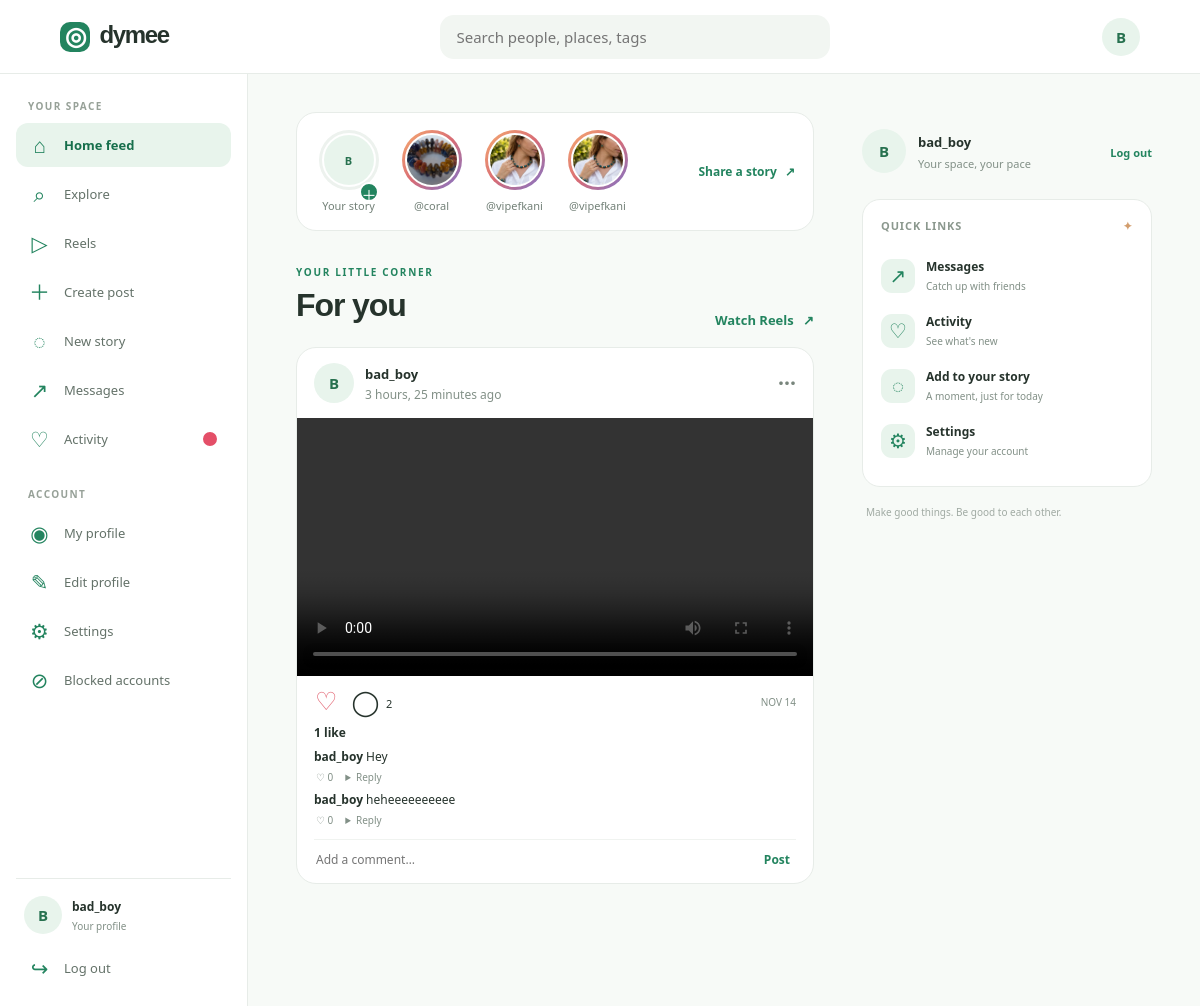
The page / (signed in) on the database its author committed.
### social/models.py (models this page shows, shortened)
class Story(models.Model):
    author = models.ForeignKey(
        settings.AUTH_USER_MODEL, on_delete=models.CASCADE, related_name='stories'
    )
    media = models.FileField(upload_to='stories/')
    media_type = models.CharField(max_length=8, choices=Post.MediaType.choices, default='image')
    caption = models.CharField(max_length=500, blank=True)
    created_at = models.DateTimeField(auto_now_add=True)
    expires_at = models.DateTimeField(default=story_expiry, db_index=True)
    class Meta:
        ordering = ('-created_at',)

class Profile(models.Model):
    user = models.OneToOneField(
        settings.AUTH_USER_MODEL, on_delete=models.CASCADE, related_name='profile'
    )
    avatar = models.ImageField(upload_to='avatars/', blank=True)
    bio = models.CharField(max_length=160, blank=True)
    website = models.URLField(blank=True)
    created_at = models.DateTimeField(auto_now_add=True)

class Post(models.Model):
    class MediaType(models.TextChoices):
        IMAGE = 'image', 'Photo'
        VIDEO = 'video', 'Video'
    class MediaFilter(models.TextChoices):
        ORIGINAL = 'original', 'Original'
        WARM = 'warm', 'Warm'
        SOFT = 'soft', 'Soft'
        MONO = 'mono', 'Mono'
        BRIGHT = 'bright', 'Bright'
    author = models.ForeignKey(
        settings.AUTH_USER_MODEL, on_delete=models.CASCADE, related_name='posts'
    )
    media = models.FileField(upload_to='posts/')
    media_type = models.CharField(max_length=8, choices=MediaType.choices, default=MediaType.IMAGE)
    media_filter = models.CharField(
        max_length=8, choices=MediaFilter.choices, default=MediaFilter.ORIGINAL
    )
    caption = models.CharField(max_length=2200, blank=True)
    location = models.CharField(max_length=120, blank=True)
    created_at = models.DateTimeField(auto_now_add=True)
    class Meta:
        ordering = ('-created_at',)
    @property
    def like_count(self):
        return self.likes.count()
    @property
    def comment_count(self):
        return self.comments.count()
    @property
    def top_level_comments(self):
        return self.comments.filter(parent__isnull=True).select_related('author')[:3]

class Comment(models.Model):
    post = models.ForeignKey(Post, on_delete=models.CASCADE, related_name='comments')
    author = models.ForeignKey(
        settings.AUTH_USER_MODEL, on_delete=models.CASCADE, related_name='comments'
    )
    parent = models.ForeignKey(
        'self', on_delete=models.CASCADE, related_name='replies', null=True, blank=True
    )
    body = models.CharField(max_length=1000)
    created_at = models.DateTimeField(auto_now_add=True)
    class Meta:
        ordering = ('created_at',)

### social/views.py (the view)
# urls.py: path('', views.feed, name='feed'),
@login_required
def feed(request):
    followed_ids = Follow.objects.filter(follower=request.user).values_list('followed_id', flat=True)
    hidden_ids = hidden_user_ids(request.user)
    posts = Post.objects.filter(Q(author__in=followed_ids) | Q(author=request.user))
    posts = with_like_state(
        posts.exclude(author_id__in=hidden_ids).select_related('author'),
        request.user,
    )
    latest_post_id = posts.aggregate(latest=Max('pk'))['latest'] or 0
    stories = Story.objects.filter(
        author__in=list(followed_ids) + [request.user.pk],
        expires_at__gt=timezone.now(),
    ).exclude(author_id__in=hidden_ids).select_related('author')
    page_obj = Paginator(posts, 8).get_page(request.GET.get('page'))
    return render(
        request, 'social/feed.html',
        {'posts': page_obj, 'page_obj': page_obj, 'stories': stories,
         'hidden_ids': hidden_ids, 'latest_post_id': latest_post_id},
    )

### social/context_processors.py (called while the page is built)
def deployment_settings(_request):
    return {
        'CALLS_WEBSOCKET_URL': settings.CALLS_WEBSOCKET_URL,
        'BLOB_UPLOAD_ENABLED': settings.BLOB_UPLOAD_ENABLED,
    }

### social/views.py (called while the page is built)
def blocked_user_ids(user):
    return Block.objects.filter(Q(blocker=user) | Q(blocked=user)).values_list(
        'blocker_id', 'blocked_id'
    )

def hidden_user_ids(user):
    pairs = blocked_user_ids(user)
    return {user_id for pair in pairs for user_id in pair if user_id != user.pk}

def with_like_state(posts, user):
    return posts.annotate(
        is_liked=Exists(Like.objects.filter(post_id=OuterRef('pk'), user=user))
    )

### social/templates/social/feed.html (shortened to what this page needs)
{% extends 'social/base.html' %}
{% load static %}
{% block content %}
<div class="content-grid">
  <section class="feed-column">
    <div class="stories-panel">
      <div class="story-bubble">
        <a href="{% url 'create_story' %}" class="story-ring own-story">
          <span class="avatar">{% if request.user.profile.avatar %}<img src="{{ request.user.profile.avatar.url }}" alt="">
          {% else %}{{ request.user.username|slice:":1"|upper }}{% endif %}</span><i>＋</i>
        </a><span>Your story</span>
      </div>
      {% for story in stories %}
        {% if story.author_id != request.user.id %}
        <a class="story-bubble" href="{% url 'story_detail' story.id %}">
          <span class="story-ring"><span class="avatar">{% if story.author.profile.avatar %}<img src="{{ story.author.profile.avatar.url }}" alt="">
          {% else %}{{ story.author.username|slice:":1"|upper }}{% endif %}</span></span>
          <span>@{{ story.author.username }}</span>
        </a>
        {% endif %}
      {% endfor %}
      <a class="story-add-link" href="{% url 'create_story' %}">Share a story <span>↗</span></a>
    </div>
    <div class="feed-heading"><div><p class="eyebrow">YOUR LITTLE CORNER</p><h1>For you</h1></div><a class="text-link" href="{% url 'reels' %}">Watch Reels <span>↗</span></a></div>
    <div id="feed-cards" data-feed-updates="{% url 'feed_updates' %}" data-last-post-id="{{ latest_post_id }}">
      {% for post in posts %}
        {% include 'social/_post.html' with post=post %}
      {% empty %}
        <section class="empty-state"><span class="empty-icon">✳</span><h2>Your feed starts here</h2><p>Follow a few people or explore the community to find something that makes you smile.</p><a class="button primary" href="{% url 'explore' %}">Find your people</a></section>
      {% endfor %}
    </div>
  </section>
  <aside class="right-rail">
    <div class="rail-user">
      <a class="avatar" href="{% url 'profile' request.user.username %}">{% if request.user.profile.avatar %}<img src="{{ request.user.profile.avatar.url }}" alt="">
      {% else %}{{ request.user.username|slice:":1"|upper }}{% endif %}</a>
      <div><a href="{% url 'profile' request.user.username %}"><strong>{{ request.user.username }}</strong></a><span>Your space, your pace</span></div>
      <form action="{% url 'logout' %}" method="post">{% csrf_token %}<button class="quiet-button" type="submit">Log out</button></form>
    </div>
    <div class="rail-card">
      <div class="rail-title"><span>Quick links</span><span>✦</span></div>
      <a class="rail-link" href="{% url 'inbox' %}"><span class="rail-icon">↗</span><span><b>Messages</b><small>Catch up with friends</small></span></a>
      <a class="rail-link" href="{% url 'activity' %}"><span class="rail-icon">♡</span><span><b>Activity</b><small>See what's new</small></span></a>
      <a class="rail-link" href="{% url 'create_story' %}"><span class="rail-icon">◌</span><span><b>Add to your story</b><small>A moment, just for today</small></span></a>
      <a class="rail-link" href="{% url 'account_settings' %}"><span class="rail-icon">⚙</span><span><b>Settings</b><small>Manage your account</small></span></a>
    </div>
    <p class="rail-footnote">Make good things. Be good to each other.</p>
  </aside>
</div>
{% endblock %}

### social/templates/social/base.html (shortened to what this page needs)
{% load static %}
<!doctype html>
<html lang="en">
<head>
  <link rel="stylesheet" href="{% static 'social/app.css' %}">
</head>
<body>
  <div class="app-shell">
    {% if request.user.is_authenticated %}
    <header class="topbar">
      <a class="brand" href="{% url 'feed' %}"><span class="brand-mark">◎</span> dymee</a>
      <form class="top-search" action="{% url 'explore' %}" method="get">
        <input aria-label="Search users and posts" type="search" name="q" placeholder="Search people, places, tags">
      </form>
      <a class="avatar small-avatar" href="{% url 'profile' request.user.username %}">
        {% if request.user.profile.avatar %}<img src="{{ request.user.profile.avatar.url }}" alt="">
        {% else %}{{ request.user.username|slice:":1"|upper }}{% endif %}
      </a>
    </header>
    <aside class="sidebar-nav" aria-label="Main navigation">
      <a class="sidebar-section-label" href="{% url 'feed' %}">YOUR SPACE</a>
      <nav class="sidebar-links">
        <a class="sidebar-link {% if request.resolver_match.url_name == 'feed' %}active{% endif %}" href="{% url 'feed' %}"><span class="sidebar-icon">⌂</span><span>Home feed</span></a>
        <a class="sidebar-link {% if request.resolver_match.url_name == 'explore' %}active{% endif %}" href="{% url 'explore' %}"><span class="sidebar-icon">⌕</span><span>Explore</span></a>
        <a class="sidebar-link {% if request.resolver_match.url_name == 'reels' %}active{% endif %}" href="{% url 'reels' %}"><span class="sidebar-icon">▷</span><span>Reels</span></a>
        <a class="sidebar-link {% if request.resolver_match.url_name == 'create_post' %}active{% endif %}" href="{% url 'create_post' %}"><span class="sidebar-icon">＋</span><span>Create post</span></a>
        <a class="sidebar-link {% if request.resolver_match.url_name == 'create_story' %}active{% endif %}" href="{% url 'create_story' %}"><span class="sidebar-icon">◌</span><span>New story</span></a>
        <a class="sidebar-link {% if request.resolver_match.url_name == 'inbox' or request.resolver_match.url_name == 'conversation' %}active{% endif %}" href="{% url 'inbox' %}"><span class="sidebar-icon">↗</span><span>Messages</span></a>
        <a class="sidebar-link {% if request.resolver_match.url_name == 'activity' %}active{% endif %}" href="{% url 'activity' %}"><span class="sidebar-icon">♡</span><span>Activity</span><span class="notification-badge" data-notification-badge hidden></span></a>
      </nav>
      <a class="sidebar-section-label sidebar-account-label" href="{% url 'account_settings' %}">ACCOUNT</a>
      <nav class="sidebar-links">
        <a class="sidebar-link {% if request.resolver_match.url_name == 'profile' %}active{% endif %}" href="{% url 'profile' request.user.username %}"><span class="sidebar-icon">◉</span><span>My profile</span></a>
        <a class="sidebar-link {% if request.resolver_match.url_name == 'edit_profile' %}active{% endif %}" href="{% url 'edit_profile' %}"><span class="sidebar-icon">✎</span><span>Edit profile</span></a>
        <a class="sidebar-link " href="{% url 'account_settings' %}"><span class="sidebar-icon">⚙</span><span>Settings</span></a>
        <a class="sidebar-link {% if request.resolver_match.url_name == 'blocked_accounts' %}active{% endif %}" href="{% url 'blocked_accounts' %}"><span class="sidebar-icon">⊘</span><span>Blocked accounts</span></a>
      </nav>
      <div class="sidebar-bottom">
        <a class="sidebar-user" href="{% url 'profile' request.user.username %}">
          <span class="avatar">{% if request.user.profile.avatar %}<img src="{{ request.user.profile.avatar.url }}" alt="">{% else %}{{ request.user.username|slice:":1"|upper }}{% endif %}</span>
          <span><b>{{ request.user.username }}</b><small>Your profile</small></span>
        </a>
        <form action="{% url 'logout' %}" method="post">{% csrf_token %}<button class="sidebar-link sidebar-logout" type="submit"><span class="sidebar-icon">↪</span><span>Log out</span></button></form>
      </div>
    </aside>
    {% endif %}
    <main class="{% if request.user.is_authenticated %}page-content{% else %}auth-content{% endif %}">
      {% block content %}{% endblock %}
    </main>
  </div>
</body>
</html>

### social/templates/social/_post.html (shortened to what this page needs)
<article class="post-card" data-like-card>
  <header class="post-header">
    <a class="avatar" href="{% url 'profile' post.author.username %}">
      {% if post.author.profile.avatar %}<img src="{{ post.author.profile.avatar.url }}" alt="">
      {% else %}{{ post.author.username|slice:":1"|upper }}{% endif %}
    </a>
    <div class="post-byline">
      <a href="{% url 'profile' post.author.username %}"><strong>{{ post.author.username }}</strong></a>
      {% if post.location %}<span>{{ post.location }}</span>{% else %}<span>{{ post.created_at|timesince }} ago</span>{% endif %}
    </div>
    <a class="more-link" href="{% url 'report' 'post' post.id %}" aria-label="Report post">···</a>
  </header>
  <div class="post-media">
    {% if post.media_type == 'video' %}
      <video class="filter-{{ post.media_filter }}" src="{{ post.media.url }}" controls playsinline preload="metadata"></video>
    {% else %}
      <img class="filter-{{ post.media_filter }}" src="{{ post.media.url }}" alt="Photo shared by {{ post.author.username }}" loading="lazy">
    {% endif %}
  </div>
  <div class="post-actions">
    <form method="post" action="{% url 'toggle_like' post.id %}" data-ajax-action="like">{% csrf_token %}
      <button data-like-button {% if post.is_liked %}data-liked="true"{% endif %} class="icon-button like-button {% if post.is_liked %}liked{% endif %}" type="submit" aria-label="Like post">♡</button>
    </form>
    <a class="icon-button" href="#comments-{{ post.id }}" aria-label="Comments">◯ <span data-post-comment-count="{{ post.id }}">{{ post.comment_count }}</span></a>
    <span class="post-time">{{ post.created_at|date:"M j" }}</span>
  </div>
  <div class="post-caption">
    <strong data-post-like-count="{{ post.id }}">{{ post.like_count }} {{ post.like_count|pluralize:"like,likes" }}</strong>
  </div>
  <div class="post-comments" id="comments-{{ post.id }}">
    <div class="comments-list">
    {% for comment in post.top_level_comments %}
      {% include 'social/_comment.html' with comment=comment %}
    {% endfor %}
    </div>
    <form class="comment-form" method="post" action="{% url 'add_comment' post.id %}" data-ajax-action="comment">
      {% csrf_token %}<input aria-label="Add a comment" name="body" placeholder="Add a comment…" maxlength="1000" required>
      <button type="submit">Post</button>
    </form>
  </div>
</article>

### social/templates/social/_comment.html (shortened to what this page needs)
{% if comment.author_id not in hidden_ids %}
<div class="comment-line">
  <p><a href="{% url 'profile' comment.author.username %}"><b>{{ comment.author.username }}</b></a> {{ comment.body }}</p>
  <div class="comment-tools">
    <form method="post" action="{% url 'toggle_comment_like' comment.id %}" data-ajax-action="comment-like">{% csrf_token %}<button data-comment-like {% if comment.is_liked %}data-liked="true"{% endif %} type="submit">♡ <span>{{ comment.likes.count }}</span></button></form>
    <details><summary>Reply</summary></details>
  </div>
</div>
{% endif %}

### rows shown on the page
Story: author.profile.avatar (picture), author.username "coral"
Story: author.profile.avatar (picture), author.username "vipefkani"
Story: author.profile.avatar (picture), author.username "vipefkani"
Post: author.username "B", author.username "bad_boy", created_at "3 hours, 25 minutes", comment_count "2", created_at "NOV 14", like_count "1"
Comment: author.username "bad_boy", body "Hey", likes.count "0"
Comment: author.username "bad_boy", body "heheeeeeeeeee", likes.count "0"

### other values the page prints
{{ request.user.username|slice:":1"|upper }} "B"
{{ request.user.username }} "bad_boy"
